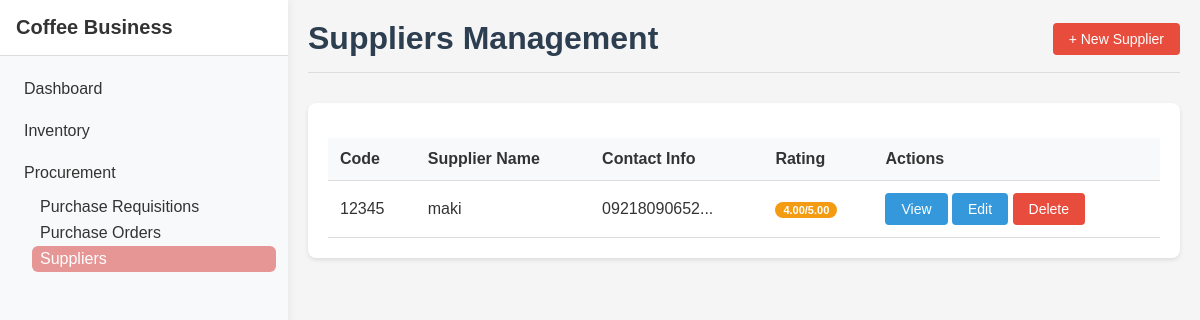
Page /Module3/suppliers.php on the committed database.
### tables this page shows
CREATE TABLE `suppliers` (
  `id` int(11) NOT NULL,
  `code` varchar(50) NOT NULL,
  `name` varchar(255) NOT NULL,
  `contact_info` text DEFAULT NULL,
  `address` text DEFAULT NULL,
  `performance_rating` decimal(3,2) DEFAULT NULL,
  `created_at` timestamp NOT NULL DEFAULT current_timestamp()
);

### Module3/suppliers.php (the view, shortened to what this page needs)
<?php
require '../db.php';
$suppliers = $pdo->query("SELECT * FROM suppliers ORDER BY name")->fetchAll(PDO::FETCH_ASSOC);
?>
<!doctype html>
<html>
<head>
    <link rel="stylesheet" href="styles.css">
</head>
<body>
    <?php include '../shared/sidebar.php'; ?>
    <div class="container" style="margin-left: 18rem;">
        <div class="header">
            <h1>Suppliers Management</h1>
            <div>
                <button class="btn btn-primary" onclick="openAddModal()">+ New Supplier</button>
            </div>
        </div>
        <div class="card">
            <table class="table">
                <thead>
                    <tr>
                        <th>Code</th>
                        <th>Supplier Name</th>
                        <th>Contact Info</th>
                        <th>Rating</th>
                        <th>Actions</th>
                    </tr>
                </thead>
                <tbody>
                    <?php foreach ($suppliers as $supplier): ?>
                        <tr>
                            <td><?php echo htmlspecialchars($supplier['code']); ?></td>
                            <td><?php echo htmlspecialchars($supplier['name']); ?></td>
                            <td><?php echo htmlspecialchars(substr($supplier['contact_info'], 0, 50) . '...'); ?></td>
                            <td>
                                <?php if ($supplier['performance_rating']): ?>
                                    <span class="rating-badge"><?php echo number_format($supplier['performance_rating'], 2); ?>/5.00</span>
                                <?php else: ?>
                                    -
                                <?php endif; ?>
                            </td>
                            <td>
                                <button class="btn" onclick="viewSupplier(<?php echo $supplier['id']; ?>)">View</button>
                                <button class="btn btn-edit" onclick="editSupplier(<?php echo $supplier['id']; ?>)">Edit</button>
                                <button class="btn btn-danger" onclick="deleteSupplier(<?php echo $supplier['id']; ?>)">Delete</button>
                            </td>
                        </tr>
                    <?php endforeach; ?>
                </tbody>
            </table>
        </div>
    </div>
</body>
</html>

### Module3/styles.css (style rules this page uses)
* { box-sizing: border-box; margin: 0; padding: 0; }
body { font-family: Arial, sans-serif; background-color: #f5f5f5; color: #333; }
.container { max-width: 1200px; margin: 0 auto; padding: 20px; }
.header { display: flex; justify-content: space-between; align-items: center; margin-bottom: 30px; padding-bottom: 15px; border-bottom: 1px solid #ddd; }
.header h1 { color: #2c3e50; }
.btn { display: inline-block; padding: 8px 16px; background-color: #3498db; color: white; text-decoration: none; border-radius: 4px; border: none; cursor: pointer; font-size: 14px; transition: background-color 0.3s; }
.btn-primary { background-color: #e74c3c; }
.btn-danger { background-color: #e74c3c; }
.card { background: white; border-radius: 8px; box-shadow: 0 2px 4px rgba(0,0,0,0.1); padding: 20px; margin-bottom: 20px; }
.table { width: 100%; border-collapse: collapse; margin-top: 15px; }
.table th, .table td { padding: 12px; text-align: left; border-bottom: 1px solid #ddd; }
.table th { background-color: #f8f9fa; font-weight: bold; }

### Module3/suppliers.php (style rules this page uses)
.btn-edit { background-color: #3498db; color: white; }
.rating-badge { display: inline-block; padding: 2px 8px; border-radius: 12px; font-size: 11px; font-weight: bold; background: #f39c12; color: white; }

### rows in the picture
suppliers: code "12345", name "maki", contact_info "09218090652...", performance_rating "4.00"
